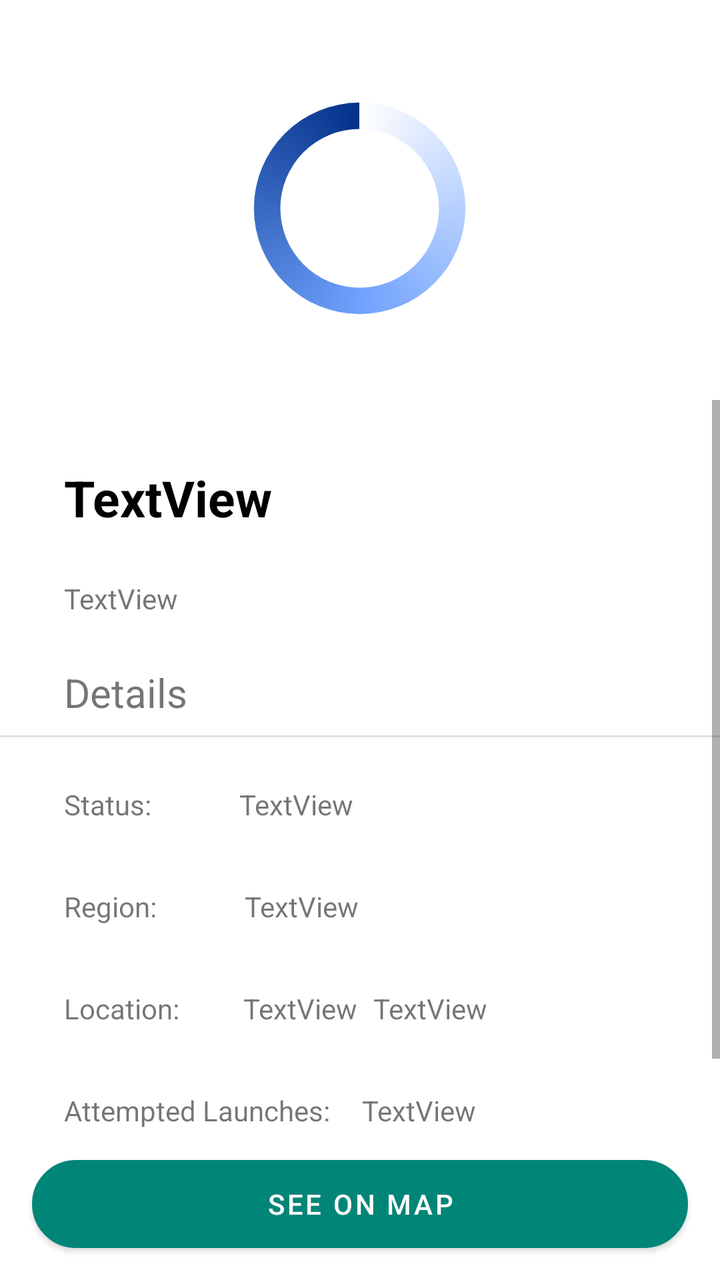
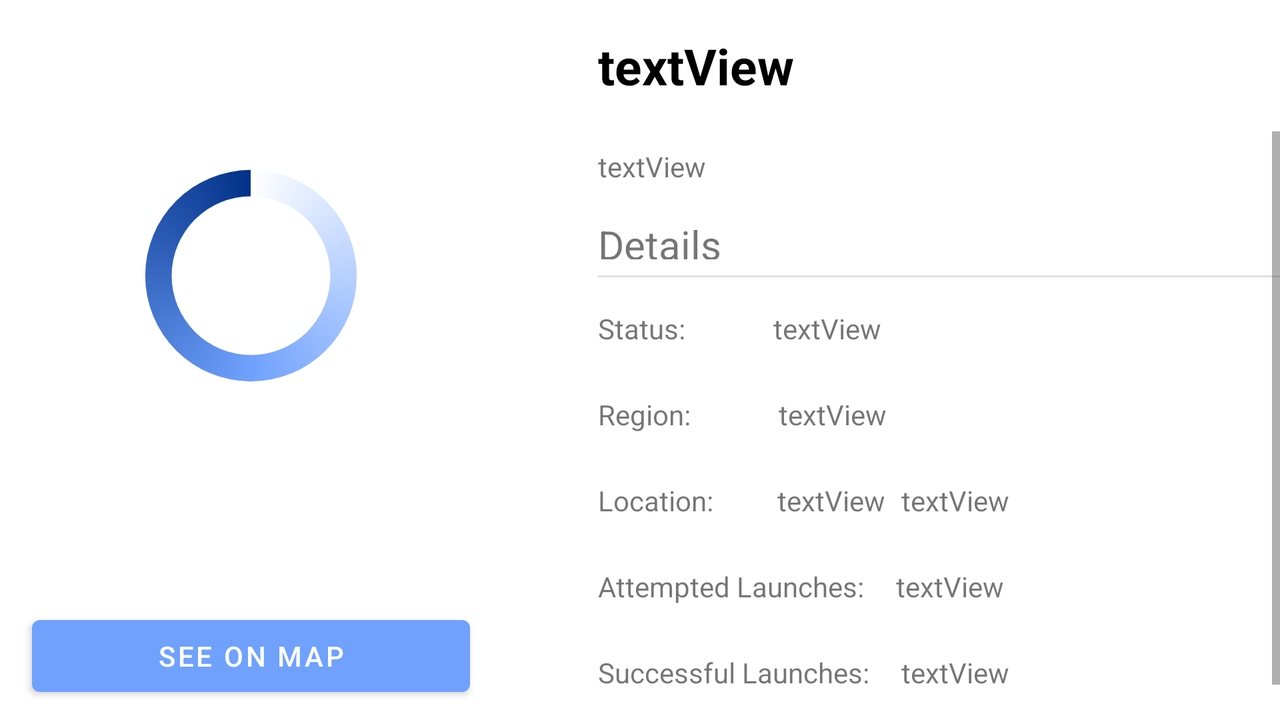

Compare how this app lays out the same screen by default and in its alternative resource folder. The renders come first, then the two layout files and the values they reference.
<!-- AndroidManifest.xml: application theme AppTheme -->
<!-- res/layout/activity_single_launchad.xml -->
<?xml version="1.0" encoding="utf-8"?>
<androidx.constraintlayout.widget.ConstraintLayout xmlns:android="http://schemas.android.com/apk/res/android"
    xmlns:app="http://schemas.android.com/apk/res-auto"
    xmlns:tools="http://schemas.android.com/tools"
    android:id="@+id/constraintLayout"
    android:layout_width="match_parent"
    android:layout_height="match_parent"
    tools:context=".activity.SingleLaunchPadActivity">

    <ImageView
        android:id="@+id/imageView"
        android:layout_width="0dp"
        android:layout_height="200dp"
        app:layout_constraintEnd_toEndOf="parent"
        app:layout_constraintHorizontal_bias="0.0"
        app:layout_constraintStart_toStartOf="parent"
        app:layout_constraintTop_toTopOf="parent" />

    <ScrollView
        android:id="@+id/scrollView3"
        android:layout_width="0dp"
        android:layout_height="0dp"
        android:layout_marginBottom="70dp"
        app:layout_constraintBottom_toBottomOf="parent"
        app:layout_constraintEnd_toEndOf="parent"
        app:layout_constraintHorizontal_bias="0.0"
        app:layout_constraintStart_toStartOf="parent"
        app:layout_constraintTop_toBottomOf="@+id/imageView"
        app:layout_constraintVertical_bias="1.0">

        <androidx.constraintlayout.widget.ConstraintLayout
            android:id="@+id/innerConst"
            android:layout_width="match_parent"
            android:layout_height="wrap_content"
            android:orientation="vertical">

            <TextView
                android:id="@+id/longitudeText"
                android:layout_width="78dp"
                android:layout_height="wrap_content"
                android:layout_marginStart="8dp"
                android:layout_marginLeft="8dp"
                android:layout_marginTop="32dp"
                android:text="TextView"
                app:layout_constraintStart_toEndOf="@+id/latitudeText"
                app:layout_constraintTop_toBottomOf="@+id/textView5" />

            <TextView
                android:id="@+id/latitudeText"
                android:layout_width="wrap_content"
                android:layout_height="wrap_content"
                android:layout_marginStart="32dp"
                android:layout_marginLeft="32dp"
                android:layout_marginTop="32dp"
                android:text="TextView"
                app:layout_constraintStart_toEndOf="@+id/textView3"
                app:layout_constraintTop_toBottomOf="@+id/textView5" />

            <TextView
                android:id="@+id/details"
                android:layout_width="0dp"
                android:layout_height="wrap_content"
                android:layout_marginStart="32dp"
                android:layout_marginLeft="32dp"
                android:layout_marginTop="24dp"
                android:layout_marginEnd="32dp"
                android:layout_marginRight="32dp"
                android:text="TextView"
                app:layout_constraintEnd_toEndOf="parent"
                app:layout_constraintStart_toStartOf="parent"
                app:layout_constraintTop_toBottomOf="@+id/nameText" />

            <TextView
                android:id="@+id/status"
                android:layout_width="wrap_content"
                android:layout_height="32dp"
                android:layout_marginStart="44dp"
                android:layout_marginLeft="44dp"
                android:layout_marginTop="24dp"
                android:text="TextView"
                app:layout_constraintStart_toEndOf="@+id/textView"
                app:layout_constraintTop_toBottomOf="@+id/divider" />

            <TextView
                android:id="@+id/nameText"
                android:layout_width="wrap_content"
                android:layout_height="wrap_content"
                android:layout_marginStart="32dp"
                android:layout_marginLeft="32dp"
                android:layout_marginTop="32dp"
                android:text="TextView"
                android:textColor="@color/blackText"
                android:textSize="25sp"
                android:textStyle="bold"
                app:layout_constraintStart_toStartOf="parent"
                app:layout_constraintTop_toTopOf="parent" />

            <TextView
                android:id="@+id/textView"
                android:layout_width="wrap_content"
                android:layout_height="wrap_content"
                android:layout_marginStart="32dp"
                android:layout_marginLeft="32dp"
                android:layout_marginTop="24dp"
                android:text="@string/status"
                app:layout_constraintStart_toStartOf="parent"
                app:layout_constraintTop_toBottomOf="@+id/divider" />

            <TextView
                android:id="@+id/textView3"
                android:layout_width="wrap_content"
                android:layout_height="wrap_content"
                android:layout_marginStart="32dp"
                android:layout_marginLeft="32dp"
                android:layout_marginTop="32dp"
                android:text="@string/location"
                app:layout_constraintStart_toStartOf="parent"
                app:layout_constraintTop_toBottomOf="@+id/textView5" />

            <TextView
                android:id="@+id/textView5"
                android:layout_width="wrap_content"
                android:layout_height="wrap_content"
                android:layout_marginStart="32dp"
                android:layout_marginLeft="32dp"
                android:layout_marginTop="32dp"
                android:text="@string/region"
                app:layout_constraintStart_toStartOf="parent"
                app:layout_constraintTop_toBottomOf="@+id/textView" />

            <TextView
                android:id="@+id/region"
                android:layout_width="wrap_content"
                android:layout_height="wrap_content"
                android:layout_marginStart="44dp"
                android:layout_marginLeft="44dp"
                android:layout_marginTop="32dp"
                android:text="TextView"
                app:layout_constraintStart_toEndOf="@+id/textView5"
                app:layout_constraintTop_toBottomOf="@+id/textView" />

            <TextView
                android:id="@+id/textView7"
                android:layout_width="wrap_content"
                android:layout_height="wrap_content"
                android:layout_marginStart="32dp"
                android:layout_marginLeft="32dp"
                android:layout_marginTop="32dp"
                android:text="@string/successful_launches"
                app:layout_constraintStart_toStartOf="parent"
                app:layout_constraintTop_toBottomOf="@+id/textView8" />

            <TextView
                android:id="@+id/textView8"
                android:layout_width="wrap_content"
                android:layout_height="wrap_content"
                android:layout_marginStart="32dp"
                android:layout_marginLeft="32dp"
                android:layout_marginTop="32dp"
                android:text="@string/attempted_launches"
                app:layout_constraintStart_toStartOf="parent"
                app:layout_constraintTop_toBottomOf="@+id/textView3" />

            <TextView
                android:id="@+id/attemptedLaunches"
                android:layout_width="wrap_content"
                android:layout_height="wrap_content"
                android:layout_marginStart="16dp"
                android:layout_marginLeft="16dp"
                android:layout_marginTop="32dp"
                android:text="TextView"
                app:layout_constraintStart_toEndOf="@+id/textView8"
                app:layout_constraintTop_toBottomOf="@+id/longitudeText" />

            <TextView
                android:id="@+id/successfulLaunches"
                android:layout_width="wrap_content"
                android:layout_height="wrap_content"
                android:layout_marginStart="16dp"
                android:layout_marginLeft="16dp"
                android:layout_marginTop="32dp"
                android:text="TextView"
                app:layout_constraintStart_toEndOf="@+id/textView7"
                app:layout_constraintTop_toBottomOf="@+id/attemptedLaunches" />

            <View
                android:id="@+id/divider"
                android:layout_width="0dp"
                android:layout_height="1dp"
                android:layout_marginTop="8dp"
                android:background="?android:attr/listDivider"
                app:layout_constraintEnd_toEndOf="parent"
                app:layout_constraintHorizontal_bias="0.0"
                app:layout_constraintStart_toStartOf="parent"
                app:layout_constraintTop_toBottomOf="@+id/textView4" />

            <TextView
                android:id="@+id/textView4"
                android:layout_width="wrap_content"
                android:layout_height="wrap_content"
                android:layout_marginStart="32dp"
                android:layout_marginLeft="32dp"
                android:layout_marginTop="24dp"
                android:text="@string/details"
                android:textSize="20sp"
                app:layout_constraintStart_toStartOf="parent"
                app:layout_constraintTop_toBottomOf="@+id/details" />


        </androidx.constraintlayout.widget.ConstraintLayout>
    </ScrollView>

    <ProgressBar
        android:id="@+id/singleLaunchPadProgressBar"
        style="?android:attr/progressBarStyle"
        android:layout_width="124dp"
        android:layout_height="119dp"
        android:layout_marginStart="8dp"
        android:layout_marginLeft="8dp"
        android:layout_marginTop="8dp"
        android:layout_marginEnd="8dp"
        android:layout_marginRight="8dp"
        android:indeterminateDrawable="@drawable/progressbar_icon"
        app:layout_constraintBottom_toBottomOf="@+id/imageView"
        app:layout_constraintEnd_toEndOf="parent"
        app:layout_constraintStart_toStartOf="@+id/imageView"
        app:layout_constraintTop_toTopOf="@+id/imageView" />

    <Button
        android:id="@+id/goToMapButton"
        android:layout_width="0dp"
        android:layout_height="44dp"
        android:layout_marginStart="16dp"
        android:layout_marginLeft="16dp"
        android:layout_marginEnd="16dp"
        android:layout_marginRight="16dp"
        android:layout_marginBottom="16dp"
        android:background="@drawable/btn_go_to_map"
        android:text="see on map"
        app:layout_constraintBottom_toBottomOf="parent"
        app:layout_constraintEnd_toEndOf="parent"
        app:layout_constraintStart_toStartOf="parent" />

</androidx.constraintlayout.widget.ConstraintLayout>
<!-- resources referenced by this layout -->
<resources>
  <color name="blackText">#000000</color>
  <!-- drawable btn_go_to_map (drawable) -->
  <?xml version="1.0" encoding="utf-8"?>
  <shape xmlns:android="http://schemas.android.com/apk/res/android" android:shape="rectangle">
      <corners
          android:topLeftRadius="34dp"
          android:topRightRadius="34dp"
          android:bottomRightRadius="34dp"
          android:bottomLeftRadius="34dp">
      </corners>
      <stroke
          android:width="2dp"
          android:color="#999999">
      </stroke>
      <gradient
          android:angle="270"
          android:startColor="#fefefe"
          android:endColor="#4bdcf5">
      </gradient>
  </shape>
  <!-- drawable progressbar_icon (drawable) -->
  <?xml version="1.0" encoding="utf-8"?>
  <rotate xmlns:android="http://schemas.android.com/apk/res/android"
      android:fromDegrees="-90"
      android:pivotX="50%"
      android:pivotY="50%"
      android:toDegrees="270">
  
      <shape
          android:shape="ring"
          android:useLevel="false">
  
          <gradient android:endColor="#023188"
              android:centerColor="@color/colorSpaceBlue"
              android:type="sweep"
              android:useLevel="false"
              />
  
  
      </shape>
  </rotate>
  <string name="attempted_launches">Attempted Launches:</string>
  <string name="details">Details</string>
  <string name="location">Location:</string>
  <string name="region">Region:</string>
  <string name="status">Status:</string>
  <string name="successful_launches">Successful Launches:</string>
  <style name="AppTheme" parent="Theme.MaterialComponents.Light.NoActionBar">
          
          <item name="colorPrimary">@color/colorPrimary</item>
          <item name="colorPrimaryDark">@color/colorCyanBlue</item>
          <item name="colorAccent">@color/colorAccent</item>
      </style>
  <color name="colorSpaceBlue">#6FA1FD</color>
  <color name="colorPrimary">#008577</color>
  <color name="colorCyanBlue">#0353E6</color>
  <color name="colorAccent">#D81B60</color>
</resources>
<!-- res/layout-land/activity_single_launchad.xml (the repository's variant of the layout above) -->
<!-- drawn on the phone turned sideways -->
<?xml version="1.0" encoding="utf-8"?>
<androidx.constraintlayout.widget.ConstraintLayout xmlns:android="http://schemas.android.com/apk/res/android"
    xmlns:app="http://schemas.android.com/apk/res-auto"
    xmlns:tools="http://schemas.android.com/tools"
    android:id="@+id/constraintLayout"
    android:layout_width="match_parent"
    android:layout_height="match_parent"
    tools:context=".activity.SingleLaunchPadActivity">

    <ImageView
        android:id="@+id/imageView"
        android:layout_width="0dp"
        android:layout_height="0dp"
        android:layout_marginStart="16dp"
        android:layout_marginLeft="16dp"
        android:layout_marginTop="16dp"
        android:layout_marginEnd="32dp"
        android:layout_marginRight="32dp"
        android:layout_marginBottom="70dp"
        app:layout_constraintBottom_toBottomOf="parent"
        app:layout_constraintEnd_toStartOf="@+id/singleScrollView"
        app:layout_constraintHorizontal_bias="0.0"
        app:layout_constraintStart_toStartOf="parent"
        app:layout_constraintTop_toTopOf="parent"
        app:layout_constraintVertical_bias="1.0" />

    <TextView
        android:id="@+id/nameText"
        android:layout_width="0dp"
        android:layout_height="wrap_content"
        android:layout_marginStart="64dp"
        android:layout_marginLeft="64dp"
        android:layout_marginTop="16dp"
        android:text="textView"
        android:textColor="@color/blackText"
        android:textSize="25sp"
        android:textStyle="bold"
        app:layout_constraintStart_toEndOf="@+id/imageView"
        app:layout_constraintTop_toTopOf="parent" />

    <ScrollView
        android:id="@+id/singleScrollView"
        android:layout_width="373dp"
        android:layout_height="0dp"
        android:layout_marginTop="16dp"
        android:layout_marginBottom="16dp"
        app:layout_constraintBottom_toBottomOf="parent"
        app:layout_constraintEnd_toEndOf="parent"
        app:layout_constraintTop_toBottomOf="@+id/nameText">

        <androidx.constraintlayout.widget.ConstraintLayout
            android:layout_width="match_parent"
            android:layout_height="wrap_content"
            android:orientation="vertical">

            <TextView
                android:id="@+id/details"
                android:layout_width="0dp"
                android:layout_height="wrap_content"
                android:layout_marginStart="32dp"
                android:layout_marginLeft="32dp"
                android:layout_marginTop="8dp"
                android:layout_marginEnd="8dp"
                android:layout_marginRight="8dp"
                android:text="textView"
                app:layout_constraintEnd_toEndOf="parent"
                app:layout_constraintStart_toStartOf="parent"
                app:layout_constraintTop_toTopOf="parent" />

            <View
                android:id="@+id/divider"
                android:layout_width="0dp"
                android:layout_height="1dp"
                android:layout_marginStart="32dp"
                android:layout_marginLeft="32dp"
                android:layout_marginTop="8dp"
                android:background="?android:attr/listDivider"
                app:layout_constraintEnd_toEndOf="parent"
                app:layout_constraintHorizontal_bias="0.0"
                app:layout_constraintStart_toStartOf="parent"
                app:layout_constraintTop_toBottomOf="@+id/textView4" />

            <TextView
                android:id="@+id/textView4"
                android:layout_width="wrap_content"
                android:layout_height="21dp"
                android:layout_marginStart="32dp"
                android:layout_marginLeft="32dp"
                android:layout_marginTop="16dp"
                android:text="@string/details"
                android:textSize="20sp"
                app:layout_constraintStart_toStartOf="parent"
                app:layout_constraintTop_toBottomOf="@+id/details" />

            <TextView
                android:id="@+id/longitudeText"
                android:layout_width="0dp"
                android:layout_height="wrap_content"
                android:layout_marginStart="8dp"
                android:layout_marginLeft="8dp"
                android:layout_marginTop="24dp"
                android:layout_marginEnd="8dp"
                android:layout_marginRight="8dp"
                android:text="textView"
                app:layout_constraintEnd_toEndOf="parent"
                app:layout_constraintStart_toEndOf="@+id/latitudeText"
                app:layout_constraintTop_toBottomOf="@+id/textView5" />

            <TextView
                android:id="@+id/latitudeText"
                android:layout_width="wrap_content"
                android:layout_height="wrap_content"
                android:layout_marginStart="32dp"
                android:layout_marginLeft="32dp"
                android:layout_marginTop="24dp"
                android:text="textView"
                app:layout_constraintStart_toEndOf="@+id/textView3"
                app:layout_constraintTop_toBottomOf="@+id/textView5" />

            <TextView
                android:id="@+id/status"
                android:layout_width="0dp"
                android:layout_height="32dp"
                android:layout_marginStart="44dp"
                android:layout_marginLeft="44dp"
                android:layout_marginTop="16dp"
                android:layout_marginEnd="8dp"
                android:layout_marginRight="8dp"
                android:text="textView"
                app:layout_constraintEnd_toEndOf="parent"
                app:layout_constraintHorizontal_bias="1.0"
                app:layout_constraintStart_toEndOf="@+id/textView"
                app:layout_constraintTop_toBottomOf="@+id/divider" />

            <TextView
                android:id="@+id/textView"
                android:layout_width="wrap_content"
                android:layout_height="wrap_content"
                android:layout_marginStart="32dp"
                android:layout_marginLeft="32dp"
                android:layout_marginTop="16dp"
                android:text="@string/status"
                app:layout_constraintStart_toStartOf="parent"
                app:layout_constraintTop_toBottomOf="@+id/divider" />

            <TextView
                android:id="@+id/textView3"
                android:layout_width="wrap_content"
                android:layout_height="wrap_content"
                android:layout_marginStart="32dp"
                android:layout_marginLeft="32dp"
                android:layout_marginTop="24dp"
                android:text="@string/location"
                app:layout_constraintStart_toStartOf="parent"
                app:layout_constraintTop_toBottomOf="@+id/textView5" />

            <TextView
                android:id="@+id/textView5"
                android:layout_width="wrap_content"
                android:layout_height="wrap_content"
                android:layout_marginStart="32dp"
                android:layout_marginLeft="32dp"
                android:layout_marginTop="24dp"
                android:text="@string/region"
                app:layout_constraintStart_toStartOf="parent"
                app:layout_constraintTop_toBottomOf="@+id/textView" />

            <TextView
                android:id="@+id/region"
                android:layout_width="0dp"
                android:layout_height="wrap_content"
                android:layout_marginStart="44dp"
                android:layout_marginLeft="44dp"
                android:layout_marginTop="24dp"
                android:layout_marginEnd="8dp"
                android:layout_marginRight="8dp"
                android:text="textView"
                app:layout_constraintEnd_toEndOf="parent"
                app:layout_constraintStart_toEndOf="@+id/textView5"
                app:layout_constraintTop_toBottomOf="@+id/textView" />

            <TextView
                android:id="@+id/textView7"
                android:layout_width="wrap_content"
                android:layout_height="wrap_content"
                android:layout_marginStart="32dp"
                android:layout_marginLeft="32dp"
                android:layout_marginTop="24dp"
                android:text="@string/successful_launches"
                app:layout_constraintStart_toStartOf="parent"
                app:layout_constraintTop_toBottomOf="@+id/textView8" />

            <TextView
                android:id="@+id/textView8"
                android:layout_width="wrap_content"
                android:layout_height="wrap_content"
                android:layout_marginStart="32dp"
                android:layout_marginLeft="32dp"
                android:layout_marginTop="24dp"
                android:text="@string/attempted_launches"
                app:layout_constraintStart_toStartOf="parent"
                app:layout_constraintTop_toBottomOf="@+id/textView3" />

            <TextView
                android:id="@+id/attemptedLaunches"
                android:layout_width="0dp"
                android:layout_height="wrap_content"
                android:layout_marginStart="16dp"
                android:layout_marginLeft="16dp"
                android:layout_marginTop="24dp"
                android:layout_marginEnd="8dp"
                android:layout_marginRight="8dp"
                android:text="textView"
                app:layout_constraintEnd_toEndOf="parent"
                app:layout_constraintStart_toEndOf="@+id/textView8"
                app:layout_constraintTop_toBottomOf="@+id/longitudeText" />

            <TextView
                android:id="@+id/successfulLaunches"
                android:layout_width="0dp"
                android:layout_height="wrap_content"
                android:layout_marginStart="16dp"
                android:layout_marginLeft="16dp"
                android:layout_marginTop="24dp"
                android:layout_marginEnd="8dp"
                android:layout_marginRight="8dp"
                android:text="textView"
                app:layout_constraintEnd_toEndOf="parent"
                app:layout_constraintStart_toEndOf="@+id/textView7"
                app:layout_constraintTop_toBottomOf="@+id/attemptedLaunches" />

        </androidx.constraintlayout.widget.ConstraintLayout>
    </ScrollView>

    <ProgressBar
        android:id="@+id/noInternetProgressBar"
        style="?android:attr/progressBarStyle"
        android:layout_width="124dp"
        android:layout_height="119dp"
        android:layout_marginStart="8dp"
        android:layout_marginLeft="8dp"
        android:layout_marginTop="8dp"
        android:layout_marginEnd="8dp"
        android:layout_marginRight="8dp"
        android:indeterminateDrawable="@drawable/progressbar_icon"
        app:layout_constraintBottom_toBottomOf="@+id/imageView"
        app:layout_constraintEnd_toEndOf="@+id/imageView"
        app:layout_constraintStart_toStartOf="@+id/imageView"
        app:layout_constraintTop_toTopOf="@+id/imageView"
        app:layout_constraintVertical_bias="0.369" />

    <Button
        android:id="@+id/goToMapButton"
        android:layout_width="0dp"
        android:layout_height="wrap_content"
        android:layout_marginStart="16dp"
        android:layout_marginLeft="16dp"
        android:layout_marginBottom="8dp"
        android:text="see on map"
        app:backgroundTint="@color/colorSpaceBlue"
        app:layout_constraintBottom_toBottomOf="parent"
        app:layout_constraintEnd_toEndOf="@+id/imageView"
        app:layout_constraintStart_toStartOf="parent" />



</androidx.constraintlayout.widget.ConstraintLayout>
<!-- resources referenced by the variant -->
<!-- as the phone turned sideways resolves them -->
<resources>
  <color name="blackText">#000000</color>
  <color name="colorSpaceBlue">#6FA1FD</color>
  <!-- drawable progressbar_icon (drawable) -->
  <?xml version="1.0" encoding="utf-8"?>
  <rotate xmlns:android="http://schemas.android.com/apk/res/android"
      android:fromDegrees="-90"
      android:pivotX="50%"
      android:pivotY="50%"
      android:toDegrees="270">
  
      <shape
          android:shape="ring"
          android:useLevel="false">
  
          <gradient android:endColor="#023188"
              android:centerColor="@color/colorSpaceBlue"
              android:type="sweep"
              android:useLevel="false"
              />
  
  
      </shape>
  </rotate>
  <string name="attempted_launches">Attempted Launches:</string>
  <string name="details">Details</string>
  <string name="location">Location:</string>
  <string name="region">Region:</string>
  <string name="status">Status:</string>
  <string name="successful_launches">Successful Launches:</string>
  <style name="AppTheme" parent="Theme.MaterialComponents.Light.NoActionBar">
          
          <item name="colorPrimary">@color/colorPrimary</item>
          <item name="colorPrimaryDark">@color/colorCyanBlue</item>
          <item name="colorAccent">@color/colorAccent</item>
      </style>
  <color name="colorPrimary">#008577</color>
  <color name="colorCyanBlue">#0353E6</color>
  <color name="colorAccent">#D81B60</color>
</resources>
